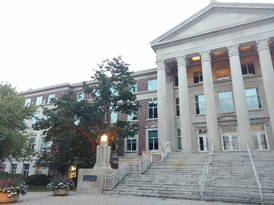
#> input picture HW4/HW4_images/hovde_2.jpg, 274 x 205 px, shrunk from 667 x 500 before the run
$ python HW4.py
#> lines starting #> are read from the running program, lines starting #| are printed output that depends on the picture
import numpy as np
import cv2
from termcolor import cprint
from skimage import io
import matplotlib.pyplot as plt
from typing import List, Tuple
from scipy.ndimage import convolve
import os
import random

'''
TASKS:

Implement an automated approach for interest point detection and correspondence search for a given pair of images of the
same scene.

For the detection part, you will do the following:
1. Implement your own Harris Corner Detection algorithm.
2. Test the SIFT or SURF implementation that are available in OpenCV.
3. Test the CNN-based SuperPoint [1] interest point detector.

And to establish the point-to-point correspondences between the two views, you will do the following:
1. Implement your own functions for computing the SSD (Sum of Squared Differences) and the NCC
(Normalized Cross Correlation) as the feature similarity measures.

2. Test the GNN-based SuperGlue [2] feature matching network.
'''
# Create a folder if it does not exist
def ensure_directory(path):
    if not os.path.exists(path):
        os.makedirs(path)

'''===================================================START OF HARRIS CORNER TASK!==================================================='''

''' START OF SECTION FOR NCC AND SSD METRICS: '''
# SSD Metric
def calc_SSD(patch1: np.ndarray, patch2: np.ndarray) -> float:
    return np.sum((patch1 - patch2) ** 2)

# NCC Metric
def calc_NCC(patch1: np.ndarray, patch2: np.ndarray) -> float:
    patch1, patch2  = patch1 - np.mean(patch1), patch2 - np.mean(patch2)
    numerator = np.sum(patch1 * patch2)
    denominator = np.sqrt(np.sum(patch1 ** 2) * np.sum(patch2 ** 2))
    if denominator == 0:
        return 0
    return numerator / denominator

# Extract the Patch around a given point:
def extract_patch(img: np.ndarray, point: Tuple[int, int], patch_size: int = 5) -> np.ndarray:
    # 5 by 5 patch, adjust patch_size to change this:
    half_size = patch_size // 2
    x, y = point
    return img[y - half_size:y + half_size + 1, x - half_size:x + half_size + 1]

# Find correspondences using NCC:
def find_NCC_correspondences(img1: np.ndarray, img2: np.ndarray, corners1: List[Tuple[int, int]], corners2: List[Tuple[int, int]], patch_size: int = 5):
    correspondences = []
    for point1 in corners1:
        best_match, best_score = None, -1
        patch1 = extract_patch(img1, point1, patch_size)
        for point2 in corners2:
            patch2 = extract_patch(img2, point2, patch_size)
            if patch1.shape == patch2.shape:
                score = calc_NCC(patch1, patch2)
                if score > best_score:
                    best_score, best_match = score, point2
        correspondences.append((point1, best_match))
    return correspondences

# Find correspondences using SSD
def find_SSD_correspondences(img1: np.ndarray, img2: np.ndarray, corners1: List[Tuple[int, int]], corners2: List[Tuple[int, int]], patch_size: int = 5):
    correspondences = list()
    for point1 in corners1:
        best_match, best_score = None, float('inf')
        patch1 = extract_patch(img1, point1, patch_size)
        for point2 in corners2:
            patch2 = extract_patch(img2, point2, patch_size)
            if patch1.shape == patch2.shape:
                score = calc_SSD(patch1, patch2)
                if score < best_score:
                    best_score, best_match = score, point2
        correspondences.append((point1, best_match))
    return correspondences

# Visualize correspondences between images
def visualize_correspondences(image_pair, correspondences, folder_path, method_name, sigma, pair_name):
    img1_color, img2_color = image_pair[0].copy(), image_pair[1].copy()

    # Resize images to have the same height before concatenation:
    height1, width1, _ = img1_color.shape
    height2, width2, _ = img2_color.shape
    if height1 != height2:
        # Resize img2 to match the height of img1
        # (This is a little dumb but works, note to self, make this shrink the larger image to the smaller image size)
        # Here i just assume the second image needs to be resized
        img2_color = cv2.resize(img2_color, (width2, height1))

    img_combined = np.hstack((img1_color, img2_color))

    for (pt1, pt2) in correspondences:
        if pt1 is not None and pt2 is not None:
            # Offset for the second image points
            pt2_offset = (pt2[0] + img1_color.shape[1], pt2[1])
            # Draw red circles around points
            circle_thickness = -2  # Filled circles
            cv2.circle(img_combined, tuple(pt1), 4, (0, 0, 255), thickness=circle_thickness)  # For img1
            cv2.circle(img_combined, tuple(pt2_offset), 4, (0, 0, 255), thickness=circle_thickness)  # For img2
            # Draw random color lines between each of the image points
            line_thickness = 1
            random_color = (random.randint(0, 255), random.randint(0, 255), random.randint(0, 255))
            cv2.line(img_combined, tuple(pt1), tuple(pt2_offset), random_color, thickness=line_thickness)
    ensure_directory(folder_path)
    cv2.imwrite(f"{folder_path}/{method_name}_Correspondences_{pair_name}_Sigma_{sigma}.jpg", img_combined)
''' END OF SECTION FOR NCC AND SSD METRICS: '''

'''START OF HARRIS CORNERS HELPERS'''
# Sobel function with correct padding and handling
def calc_sobel(img: np.ndarray, axis: str) -> np.ndarray:
    # If the axis is X, then apply the sobel filter for the x axis, then apply the following convolution:
    if axis == 'x':
        sobel_x = np.array([[-1, 0, 1],
                            [-2, 0, 2],
                            [-1, 0, 1]])
        return apply_convolution(img, sobel_x)
    # If the axis is Y, then apply the sobel filter for the y axis, then apply the following convolution:
    elif axis == 'y':
        sobel_y = np.array([[-1, -2, -1],
                            [0,  0,  0],
                            [1,  2,  1]])
        return apply_convolution(img, sobel_y)
    else:
        raise ValueError("Invalid axis. Use either 'x' or 'y'.")

# Helper function to apply convolution manually
def apply_convolution(img: np.ndarray, kernel: np.ndarray) -> np.ndarray:
    # Get dimensions of the kernel and the image
    k_height, k_width = kernel.shape
    img_height, img_width = img.shape
    # Calculate padding size
    pad_height, pad_width  = k_height // 2, k_width // 2
    # Pad the image to handle boundaries
    padded_img = np.pad(img, ((pad_height, pad_height), (pad_width, pad_width)), mode='reflect')
    # Create an output image to store the result
    output_img = np.zeros_like(img, dtype=np.float64)
    # Convolution process
    for i in range(img_height):
        for j in range(img_width):
            # Extract the region of interest (ROI)
            roi = padded_img[i:i+k_height, j:j+k_width]
            # Perform element-wise multiplication and sum the result
            output_img[i, j] = np.sum(roi * kernel)
    return output_img
'''END OF HARRIS CORNERS HELPERS'''

# Harris Corner Detection function
def Harris_Corner_Detection(image_pair, sigma: int, pair_name: str):
    def Corner_Detection(img_gray, img_color, sigma, pair_num: str, k=0.05):
        # Compute gradients using the Sobel function
        dx = calc_sobel(img_gray, axis='x')
        dy = calc_sobel(img_gray, axis='y')

        # Compute gradient products
        dx2, dy2 = dx ** 2, dy ** 2
        dxdy = dx * dy

        # Gaussian window for summing the products
        kernel_size = int(np.ceil(5 * sigma))
        if kernel_size % 2 == 1:
            kernel_size += 1  # Ensure kernel size is even

        kernel = np.ones((kernel_size, kernel_size))
        sum11 = convolve(dx2, kernel, mode='reflect')
        sum22 = convolve(dy2, kernel, mode='reflect')
        sum12 = convolve(dxdy, kernel, mode='reflect')

        # Harris corner response calculation (trace, determinant)
        # This class has too much linear :(
        trace = sum11 + sum22
        det = sum11 * sum22 - sum12 ** 2
        R = det - k * trace ** 2  # Harris response function

        # Thresholding and non-maximal suppression
        # Adjust the threshold value to decide the number of corner points found
        R_thresh = 0.2 * np.max(R)
        mask = np.ones(R.shape)
        mask[R < 0] = 0
        corners = []
        window_size = 15
        half_window_size = int(window_size / 2)
        for x in range(half_window_size, img_gray.shape[1] - half_window_size):
            for y in range(half_window_size, img_gray.shape[0] - half_window_size):
                if mask[y, x] > 0:
                    local_max = np.amax(R[y - half_window_size:y + half_window_size + 1, x - half_window_size:x + half_window_size + 1])
                    if R[y, x] == local_max and R[y, x] > R_thresh:
                        corners.append([x, y])

        # Visualize the result on the original color image
        for point in corners:
            cv2.circle(img_color, tuple(point), radius=4, color=(0, 0, 255), thickness=-1)

        # Save image with detected corners on the original colored image
        cv2.imwrite(f"MyResults/Harris_Corner/Sigma_{sigma}/Harris_Corner_{pair_name}_{pair_num}_with_sigma_{sigma}.jpg", img_color)

        return corners

    # Convert the images to grayscale for corner detection
    img1_gray = cv2.cvtColor(image_pair[0], cv2.COLOR_BGR2GRAY)
    img2_gray = cv2.cvtColor(image_pair[1], cv2.COLOR_BGR2GRAY)

    # Keep the original color images for visualization
    img1_color = image_pair[0].copy()
    img2_color = image_pair[1].copy()

    # Apply Harris Corner Detection on both images
    cprint(f"---Harris Corners using a sigma of, best_score : {sigma} ---", "white")
    corners_img1 = Corner_Detection(img1_gray, img1_color, sigma, "1")
    cprint(f"Corners of first image in pair {pair_name} found!", "green")

    corners_img2 = Corner_Detection(img2_gray, img2_color, sigma, "2")
    cprint(f"Corners of second image in pair {pair_name} found!", "green")

    # Finding, best_match the NCC and SSD metric between the pair of images for each of the following harris corner images: , correspondences using NCC and SSD
    cprint(f"Finding Correspondences for Sigma: {sigma}", "white")
    patch_size = 5
    ncc_correspondences = find_NCC_correspondences(img1_gray, img2_gray, corners_img1, corners_img2, patch_size)
    cprint(f"Found the correspondences for NCC Metrics", "green")
    ssd_correspondences = find_SSD_correspondences(img1_gray, img2_gray, corners_img1, corners_img2, patch_size)
    cprint(f"Found the correspondences for SSD Metrics", "green")

    # Visualize correspondences (NCC and SSD)
    folder_path = f"MyResults/Harris_Corner/Sigma_{sigma}"
    visualize_correspondences(image_pair, ncc_correspondences, folder_path, "NCC", sigma, pair_name)
    cprint(f"Visualized correspondences for NCC Metrics", "green")
    visualize_correspondences(image_pair, ssd_correspondences, folder_path, "SSD", sigma, pair_name)
    cprint(f"Visualized correspondences for SSD Metrics", "green")
    return corners_img1, corners_img2
'''END OF HARRIS CORNER TASK!'''

'''START OF THE SIFT SURF USING OPENCV:'''
def OpenCV_SIFT_SURF(image_pair, pair_name: str):
    # Input images
    img1, img2 = image_pair
    # Convert the images to grayscale
    img1_gray = cv2.cvtColor(img1, cv2.COLOR_BGR2GRAY)
    img2_gray = cv2.cvtColor(img2, cv2.COLOR_BGR2GRAY)
    # Create a SIFT detector object
    sift = cv2.SIFT_create()
    # Detect keypoints and compute descriptors for both images
    keypoints_img1, descriptor_img1 = sift.detectAndCompute(img1_gray, None)
    keypoints_img2, descriptor_img2 = sift.detectAndCompute(img2_gray, None)
    # Use BFMatcher to find the best matches between the descriptors
    bf = cv2.BFMatcher(cv2.NORM_L2, crossCheck=True)
    combined_image = cv2.drawMatches(img1, keypoints_img1, img2, keypoints_img2, sorted((cv2.BFMatcher(cv2.NORM_L2, crossCheck=True)).match(descriptor_img1, descriptor_img2), key=lambda x: x.distance)[:100], None, flags=cv2.DrawMatchesFlags_NOT_DRAW_SINGLE_POINTS)
    # Create a results folder if it doesn't exist
    folder_path = f"MyResults/SIFT_SURF/"
    ensure_directory(folder_path)
    # Save the resulting image with correspondences
    cv2.imwrite(f"{folder_path}_SIFT_{pair_name}.jpg", combined_image)
    cprint(f"Saved SIFT Correspondences for pair {pair_name}\n", "green")
'''END OF THE SIFT SURF USING OPENCV:'''


if __name__ == '__main__':
    # Decide which task you are going to run:
    run_harris = False
    run_SIFT =   False

    # Preprocessing and loading of variables:
    # Individual Images
    img_hovde_2 = cv2.imread('HW4_images/hovde_2.jpg')
#> img_hovde_2 is the input picture: shape (205, 274, 3); mean B, G, R 165.2, 164.9, 160.8
    img_hovde_3 = cv2.imread('HW4_images/hovde_3.jpg')
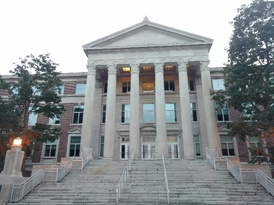
#> input picture HW4/HW4_images/hovde_3.jpg, 274 x 205 px, shrunk from 667 x 500 before the run
#> img_hovde_3 is the input picture: shape (205, 274, 3); mean B, G, R 151.4, 150.1, 145.6
    img_temple_1 = cv2.imread('HW4_images/temple_1.jpg')
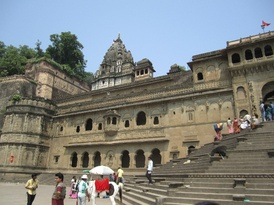
#> input picture HW4/HW4_images/temple_1.jpg, 274 x 205 px, shrunk from 667 x 500 before the run
#> img_temple_1 is the input picture: shape (205, 274, 3); mean B, G, R 126.3, 129.6, 127.1
    img_temple_2 = cv2.imread('HW4_images/temple_2.jpg')
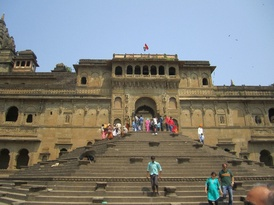
#> input picture HW4/HW4_images/temple_2.jpg, 274 x 205 px, shrunk from 667 x 500 before the run
#> img_temple_2 is the input picture: shape (205, 274, 3); mean B, G, R 121.7, 127.2, 127.2

    # Image pairs:
    hovde_pair = (img_hovde_2, img_hovde_3)
    temple_pair = (img_temple_1, img_temple_2)

    # Pair the images with the names:
    given_img_pairs = [hovde_pair, temple_pair]
    given_img_names = ["hovde", "temple"]

    # TASK 1: Harris Corner Detection:
    if run_harris:
        sigmas = [0.8, 1.2, 1.6, 2.0]
        for sigma in sigmas:
            for image_pair, img_name in zip(given_img_pairs, given_img_names):
                cprint(f"{img_name}", "cyan") # DEBUG STATEMENT!!!
                corners1, corners2 = Harris_Corner_Detection(image_pair, sigma, img_name)
                print(f"Corners in first image: {len(corners1)}, Corners in second image: {len(corners2)}")

    # Task 1: SIFT SURF using OPENCV:
    if run_SIFT:
        OpenCV_SIFT_SURF(given_img_pairs[0], given_img_names[0])
        OpenCV_SIFT_SURF(given_img_pairs[1], given_img_names[1])

    #######################################-----------------TASK 2: -----------------##################################################
    # Task 2: Harris Corner Detection:
    # My images:
    myimage_garage_pairs = (cv2.imread('MyImages/Garage_2.jpeg'), cv2.imread('MyImages/Garage_3.jpeg'))
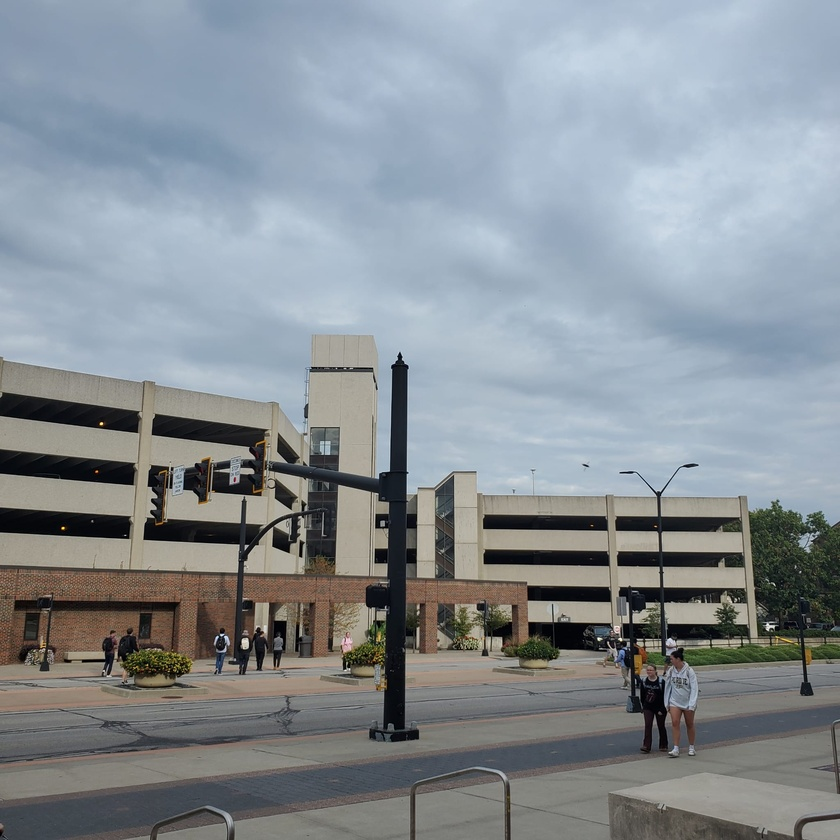
#> input picture HW4/MyImages/Garage_2.jpeg, 840 x 840 px, shrunk from 2048 x 2048 before the run
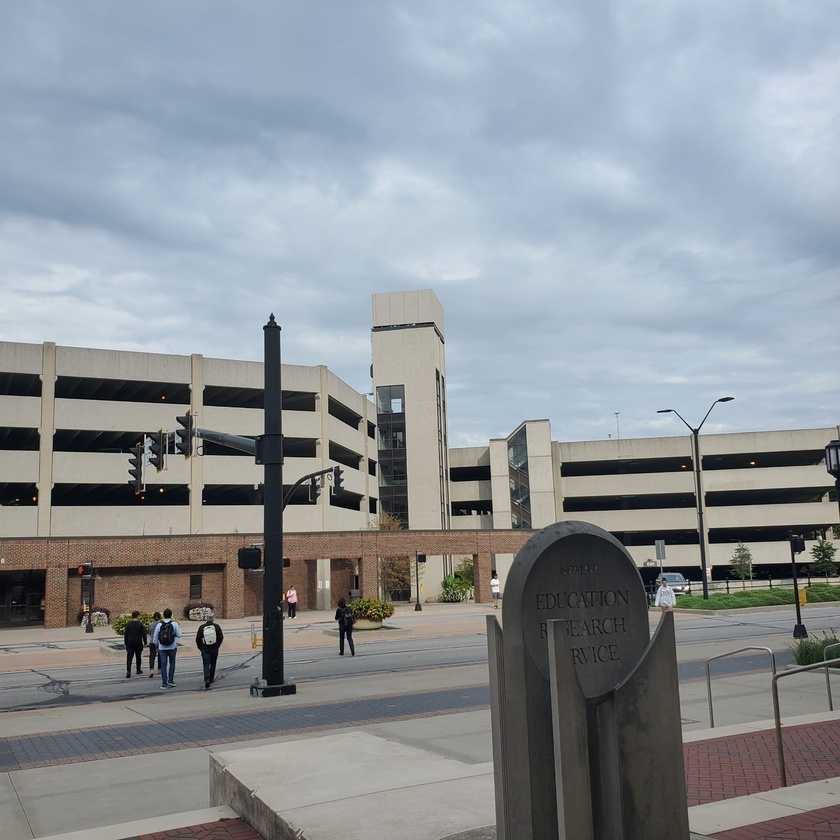
#> input picture HW4/MyImages/Garage_3.jpeg, 840 x 840 px, shrunk from 2048 x 2048 before the run
    myimage_HKN_pairs = (cv2.imread('MyImages/HKN_2.jpeg'), cv2.imread('MyImages/HKN_3.jpeg'))

    myimage_pairs = [myimage_garage_pairs, myimage_HKN_pairs]
    myimage_names = ["garage", "HKN"]

    my_harris = True
    my_sift = True
    if my_harris:
        sigmas = [0.8, 1.2, 1.6, 2.0]
        for sigma in sigmas:
            for image_pair, img_name in zip(myimage_pairs, myimage_names):
                cprint(f"{img_name}", "cyan") # DEBUG STATEMENT!!!
#> (the run stopped early here; a loop or call above may not have finished)
